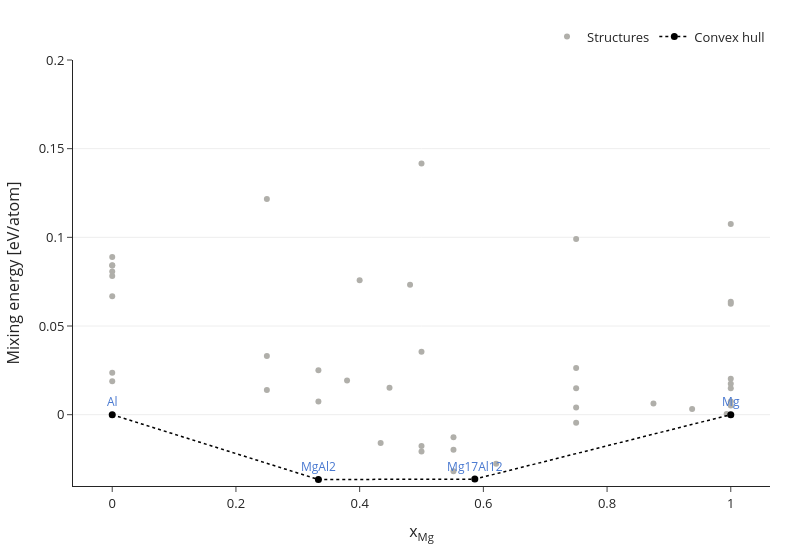

Notebook code cell kept with this figure:
### Markdown cell above
## Step 2: convex hull

`backend='matplotlib'` is also available for a static, publication-style version of the same plot.

### Code cell
fig, structures_df_hull = analyze_convex_hull(structures_df, element="Mg")
fig.show()
structures_df_hull

### Figure 1 — Plotly figure (JSON) as saved in the notebook; plotly's stock layout.template omitted (floating-point values rounded to 4 significant figures; data arrays with more than 128 entries replaced by an {"elided": "..."} marker saying what was removed)
{"data": [{"customdata": {"elided": "51x40 mixed values"}, "hovertemplate": "efermi: %{customdata[0]}<br>formula_pretty: %{customdata[1]}<br>density_atomic: %{customdata[2]}<br>shape_factor: %{customdata[3]}<br>cbm: %{customdata[4]}<br>formation_energy_per_atom: %{customdata[5]}<br>nsites: %{customdata[6]}<br>equilibrium_reaction_energy_per_atom: %{customdata[7]}<br>vbm: %{customdata[8]}<br>formula_anonymous: %{customdata[9]}<br>material_id: %{customdata[10]}<br>chemsys: %{customdata[11]}<br>total_magnetization_normalized_vol: %{customdata[12]}<br>num_magnetic_sites: %{customdata[13]}<br>total_magnetization: %{customdata[14]}<br>energy_per_atom: %{customdata[15]}<br>weighted_surface_energy_EV_PER_ANG2: %{customdata[16]}<br>weighted_work_function: %{customdata[17]}<br>universal_anisotropy: %{customdata[18]}<br>nelements: %{customdata[19]}<br>volume: %{customdata[20]}<br>band_gap: %{customdata[21]}<br>weighted_surface_energy: %{customdata[22]}<br>property_name: %{customdata[23]}<br>surface_anisotropy: %{customdata[24]}<br>density: %{customdata[25]}<br>uncorrected_energy_per_atom: %{customdata[26]}<br>total_magnetization_normalized_formula_units: %{customdata[27]}<br>dos_energy_up: %{customdata[28]}<br>num_unique_magnetic_sites: %{customdata[29]}<br>homogeneous_poisson: %{customdata[30]}<br>has_reconstructed: %{customdata[31]}<br>energy_above_hull: %{customdata[32]}<br>ordering: %{customdata[33]}<br>crystal_system: %{customdata[34]}<br>space_group: %{customdata[35]}<br>material_id_underscore: %{customdata[36]}<br>x: %{customdata[37]}<br>energy_per_atom_calc: %{customdata[38]}<br>mixing_energy: %{customdata[39]}<br><extra></extra>", "marker": {"color": "#b0afaa", "size": 6}, "mode": "markers", "name": "Structures", "type": "scatter", "x": [0.0, 0.0, 0.0, 0.0, 0.0, 0.0, 0.0, 0.0, 0.0, 0.0, 0.4815, 0.4483, 0.9933, 0.9375, 0.5517, 0.5517, 0.5517, 0.5862, 0.6207, 0.434, 0.4, 0.75, 0.75, 0.75, 0.75, 0.75, 0.3796, 0.875, 0.5, 0.5, 0.5, 0.5, 0.5, 0.5, 0.5, 0.3333, 0.3333, 0.3333, 0.3333, 0.25, 0.25, 0.25, 1.0, 1.0, 1.0, 1.0, 1.0, 1.0, 1.0, 1.0, 1.0], "y": [0.0, 0.08418, 0.01889, 0.5534, 0.06671, 0.08893, 0.07814, 0.08431, 0.08071, 0.02369, 0.07333, 0.01523, 0.0003553, 0.003251, -0.01276, -0.03186, -0.01973, -0.03634, -0.0277, -0.01597, 0.07586, -0.00449, 0.01494, 0.09902, 0.00409, 0.02636, 0.01929, 0.006268, -0.01765, 0.746, 0.1416, 0.2537, -0.02072, 0.7983, 0.0355, 0.7178, -0.03656, 0.00744, 0.02504, 0.01394, 0.03315, 0.1216, 0.01744, 0.0, 0.007464, 0.1075, 0.02022, 0.01485, 0.00515, 0.06366, 0.06261]}, {"line": {"color": "black", "dash": "dot", "width": 1.5}, "marker": {"color": "black", "size": 7}, "mode": "lines+markers+text", "name": "Convex hull", "text": ["Al", "MgAl2", "Mg17Al12", "Mg"], "textfont": {"color": "#4878d0", "size": 12}, "textposition": "top center", "type": "scatter", "x": [0.0, 0.3333, 0.5862, 1.0], "y": [0.0, -0.03656, -0.03634, 0.0]}], "layout": {"font": {"size": 13}, "height": 550, "legend": {"orientation": "h", "x": 1, "xanchor": "right", "y": 1.02, "yanchor": "bottom"}, "margin": {"b": 60, "l": 70, "r": 30, "t": 60}, "width": 800, "xaxis": {"showgrid": false, "title": {"text": "x<sub>Mg</sub>"}, "zeroline": false}, "yaxis": {"gridcolor": "#eeeeee", "range": [-0.04022, 0.2], "showgrid": true, "title": {"text": "Mixing energy [eV/atom]"}, "zeroline": false}}}
